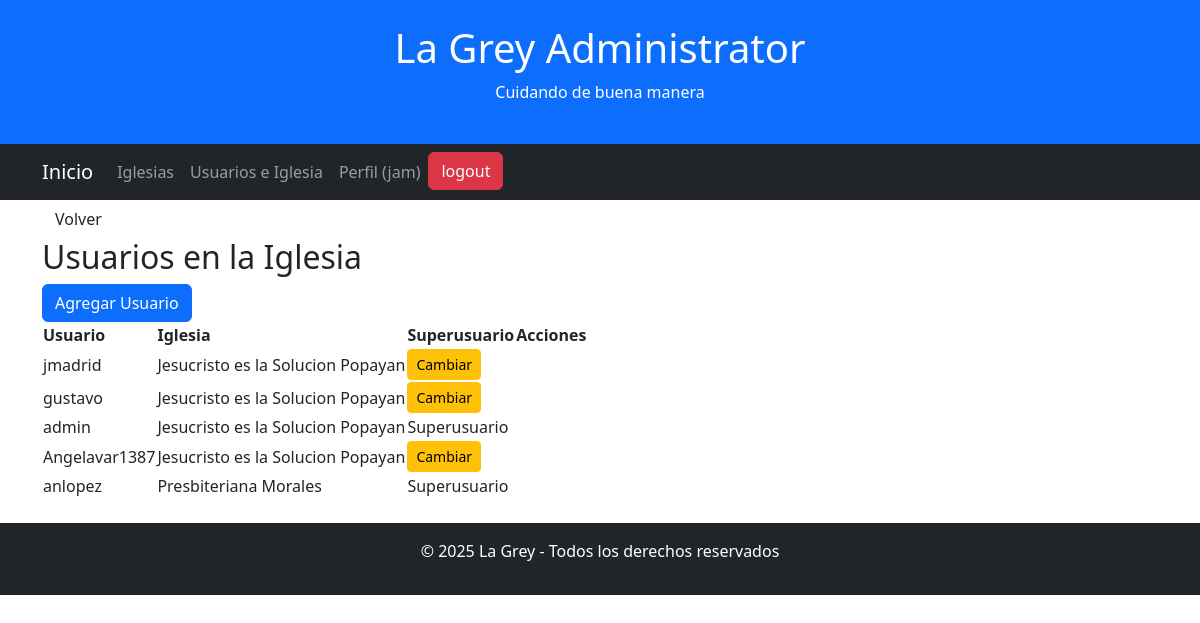
/usuarios-iglesia/ (signed in), run on the app's committed database.
### base/models.py (models this page shows, shortened)
class Usuario_iglesia(models.Model):
    id_iglesia = models.ForeignKey(Iglesia, on_delete=models.CASCADE,
                                 null=False,
                                 blank=True)
    id_usuario = models.ForeignKey(User, on_delete=models.CASCADE,
                                 null=False,
                                 blank=True)
    superusuario = models.BooleanField(default=False)
    creado = models.DateTimeField(auto_now_add=True)
    class Meta:
        unique_together = ('id_usuario', 'id_iglesia')  # Evita duplicados
    class Meta:
        ordering = ['id_iglesia']

class Iglesia(models.Model):
    nombre = models.CharField(max_length=200)
    descripcion = models.TextField(null=True,
                                   blank=True)
    direccion = models.TextField(null=True, blank=True)
    telefono = models.CharField(max_length=50, null=True, blank=True)
    correo = models.CharField(max_length=100, null=True, blank=True)
    pastor = models.CharField(max_length=100, null=True, blank=True)
    activa = models.BooleanField(default=True)
    creado = models.DateTimeField(auto_now_add=True)
    class Meta:
        ordering = ['nombre']

### base/views.py (the view)
# urls.py: path('usuarios-iglesia/', UsuarioIglesiaListView.as_view(), name='usuario_iglesia_list'),
class UsuarioIglesiaListView(LoginRequiredMixin, ListView):
    model = Usuario_iglesia
    template_name = 'usuario_iglesia/usuario_iglesia_list.html'
    context_object_name = 'usuarios_iglesia'
    def get_queryset(self):
        if self.request.user.is_superuser:
            return Usuario_iglesia.objects.filter().order_by('id_iglesia').annotate(num_ministerios=Count('id_usuario__ministerio'))
        else:
            return reverse_lazy('menu_principal')

### base/templates/usuario_iglesia/usuario_iglesia_list.html (shortened to what this page needs)
{% extends 'principal_super.html' %}
{% block content %}
    <a class="btn btn-secundary" href="{% url 'usuario_iglesia_list' %}">Volver</a>
    <h2>Usuarios en la Iglesia</h2>
    <a class="btn btn-primary" href="{% url 'usuario_iglesia_create' %}">Agregar Usuario</a>
    <table border="0">
        <tr>
            <th>Usuario</th>
            <th>Iglesia</th>
            <th>Superusuario</th>
            <th>Acciones</th>
        </tr>
        {% for usuario in usuarios_iglesia %}
        <tr  {% if usuario.superusuario %} class='icono-mocion-nula'  {% endif %}  >
            <td>{{ usuario.id_usuario.username }}</td>
            <td>{{ usuario.id_iglesia.nombre }}</td>
            <td>
                {% if usuario.superusuario %}
                    Superusuario
                {% else %}
                    <button class="toggle-superusuario btn btn-sm btn-warning"
                            data-id="{{ usuario.id }}"
                            data-estado="{{ usuario.superusuario }}">
                        Cambiar
                    </button>
                {% endif %}
            </td>
            <td>
            </td>
        </tr>
        {% empty %}
            <tr>
                <td colspan="4">No hay usuarios registrados en esta iglesia.</td>
            </tr>
        {% endfor %}
    </table>
{% endblock content %}

### base/templates/principal_super.html (shortened to what this page needs)
<!DOCTYPE html>
<html lang="es">
<head>
 <link rel="stylesheet" href="https://cdn.jsdelivr.net/npm/flatpickr/dist/flatpickr.min.css">
    <link href="https://cdn.jsdelivr.net/npm/select2@4.0.13/dist/css/select2.min.css" rel="stylesheet" />
    <link rel="stylesheet" href="https://cdn.jsdelivr.net/npm/bootstrap@5.3.0/dist/css/bootstrap.min.css">
</head>
<body>
    <header class="bg-primary text-white text-center py-4">
        <h1>La Grey Administrator</h1>
        <p>Cuidando de buena manera</p>
    </header>
    <nav class="navbar navbar-expand-lg navbar-dark bg-dark">
        <div class="container">
            <a class="navbar-brand" href="{% url 'menu_principal' %}">Inicio</a>
            <div class="collapse navbar-collapse" id="navbarNav">
                <ul class="navbar-nav me-auto">
                <ul class="navbar-nav me-auto">
                    <li class="nav-item" ><a class="nav-link" href="{% url 'iglesia_list' %}">Iglesias </a></li>
                    <li class="nav-item" ><a class="nav-link" href="{% url 'usuario_iglesia_list' %}">Usuarios e Iglesia </a></li>
                </ul>
                <ul class="navbar-nav">
                        <li class="nav-item">
                            <a class="nav-link" href="">Perfil ({{ user.username }})</a>
                        </li>
                    {% if request.user.is_authenticated %}
                            <form method="post" action="{% url 'logout' %}">
                                <button  class="btn btn-danger" type="submit">logout</button>
                            </form>
                        {% else %}
                             <a href="{% url 'login' %}">Ingresar </a>
                        {% endif %}
                </ul>
            </div>
        </div>
    </nav>
    <div class="container">
        {% block content %}
        {% endblock content %}
    </div>
    <footer class="bg-dark text-white text-center py-3 mt-4">
        <p>&copy; 2025 La Grey - Todos los derechos reservados</p>
    </footer>
</body>
</html>

### data on the page
Usuario_iglesia: id_usuario.username "jmadrid", id_iglesia.nombre "Jesucristo es la Solucion Popayan"
Usuario_iglesia: id_usuario.username "gustavo", id_iglesia.nombre "Jesucristo es la Solucion Popayan"
Usuario_iglesia: id_usuario.username "admin", id_iglesia.nombre "Jesucristo es la Solucion Popayan", superusuario "Superusuario"
Usuario_iglesia: id_usuario.username "Angelavar1387", id_iglesia.nombre "Jesucristo es la Solucion Popayan"
Usuario_iglesia: id_usuario.username "anlopez", id_iglesia.nombre "Presbiteriana Morales", superusuario "Superusuario"

### other printed values
{{ user.username }} "jam"
